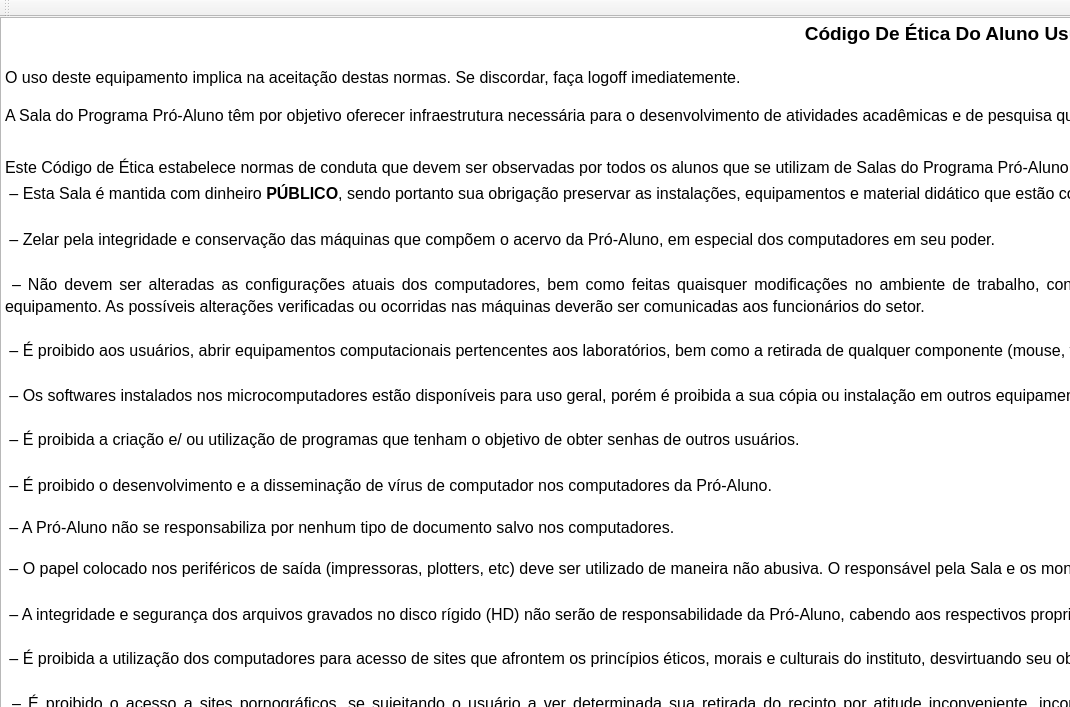
<?xml version="1.0" encoding="UTF-8"?>
<ui version="4.0">
 <class>MainWindow</class>
 <widget class="QMainWindow" name="MainWindow">
  <property name="geometry">
   <rect>
    <x>0</x>
    <y>0</y>
    <width>1070</width>
    <height>707</height>
   </rect>
  </property>
  <property name="font">
   <font>
    <family>Segoe UI</family>
   </font>
  </property>
  <property name="windowTitle">
   <string>Código de Ética - Projeto Schenberg</string>
  </property>
  <widget class="QWidget" name="centralWidget">
   <widget class="QTextBrowser" name="textBrowser">
    <property name="geometry">
     <rect>
      <x>0</x>
      <y>0</y>
      <width>1920</width>
      <height>1080</height>
     </rect>
    </property>
    <property name="sizePolicy">
     <sizepolicy hsizetype="Maximum" vsizetype="Maximum">
      <horstretch>0</horstretch>
      <verstretch>0</verstretch>
     </sizepolicy>
    </property>
    <property name="font">
     <font>
      <family>Segoe UI</family>
      <pointsize>12</pointsize>
     </font>
    </property>
    <property name="html">
     <string>&lt;!DOCTYPE HTML PUBLIC &quot;-//W3C//DTD HTML 4.0//EN&quot; &quot;http://www.w3.org/TR/REC-html40/strict.dtd&quot;&gt;
&lt;html&gt;&lt;head&gt;&lt;meta name=&quot;qrichtext&quot; content=&quot;1&quot; /&gt;&lt;style type=&quot;text/css&quot;&gt;
p, li { white-space: pre-wrap; }
&lt;/style&gt;&lt;/head&gt;&lt;body style=&quot; font-family:'Segoe UI'; font-size:12pt; font-weight:400; font-style:normal;&quot;&gt;
&lt;p align=&quot;center&quot; style=&quot; margin-top:0px; margin-bottom:0px; margin-left:0px; margin-right:0px; -qt-block-indent:0; text-indent:0px; line-height:120%;&quot;&gt;&lt;span style=&quot; font-family:'Chilanka'; font-size:14pt; font-weight:600; color:#000000; background-color:transparent;&quot;&gt;Código De Ética Do Aluno Usuário&lt;/span&gt;&lt;/p&gt;
&lt;p align=&quot;justify&quot; style=&quot; margin-top:0px; margin-bottom:0px; margin-left:0px; margin-right:0px; -qt-block-indent:0; text-indent:0px;&quot;&gt;&lt;br /&gt;&lt;span style=&quot; font-family:'Chilanka'; color:#000000; background-color:transparent;&quot;&gt;O uso deste equipamento implica na aceitação destas normas. Se discordar, faça logoff imediatemente.&lt;/span&gt;&lt;/p&gt;
&lt;p align=&quot;justify&quot; style=&quot;-qt-paragraph-type:empty; margin-top:0px; margin-bottom:0px; margin-left:0px; margin-right:0px; -qt-block-indent:0; text-indent:0px;&quot;&gt;&lt;br /&gt;&lt;/p&gt;
&lt;p align=&quot;justify&quot; style=&quot; margin-top:0px; margin-bottom:0px; margin-left:0px; margin-right:0px; -qt-block-indent:0; text-indent:0px; line-height:138%;&quot;&gt;&lt;span style=&quot; font-family:'Chilanka'; color:#000000; background-color:transparent;&quot;&gt;A Sala do Programa Pró-Aluno têm por objetivo oferecer infraestrutura necessária para o desenvolvimento de atividades acadêmicas e de pesquisa que necessitam de recursos computacionais.&lt;/span&gt;&lt;/p&gt;
&lt;p align=&quot;justify&quot; style=&quot;-qt-paragraph-type:empty; margin-top:0px; margin-bottom:0px; margin-left:0px; margin-right:0px; -qt-block-indent:0; text-indent:0px; line-height:138%; font-family:'Chilanka'; color:#000000;&quot;&gt;&lt;br /&gt;&lt;/p&gt;
&lt;p align=&quot;justify&quot; style=&quot; margin-top:0px; margin-bottom:0px; margin-left:0px; margin-right:0px; -qt-block-indent:0; text-indent:0px; line-height:138%;&quot;&gt;&lt;span style=&quot; font-family:'Chilanka'; color:#000000; background-color:transparent;&quot;&gt;Este Código de Ética estabelece normas de conduta que devem ser observadas por todos os alunos que se utilizam de Salas do Programa Pró-Aluno e implica a aceitação das regras descritas a seguir:&lt;/span&gt;&lt;/p&gt;
&lt;p align=&quot;justify&quot; style=&quot; margin-top:0px; margin-bottom:0px; margin-left:0px; margin-right:0px; -qt-block-indent:0; text-indent:0px; line-height:120%;&quot;&gt;&lt;span style=&quot; font-family:'Chilanka'; color:#000000; background-color:transparent;&quot;&gt; – Esta Sala é mantida com dinheiro &lt;/span&gt;&lt;span style=&quot; font-family:'Chilanka'; font-weight:696; color:#000000; background-color:transparent;&quot;&gt;PÚBLICO&lt;/span&gt;&lt;span style=&quot; font-family:'Chilanka'; color:#000000; background-color:transparent;&quot;&gt;, sendo portanto sua obrigação preservar as instalações, equipamentos e material didático que estão colocados à sua disposição. &lt;/span&gt;&lt;/p&gt;
&lt;p align=&quot;justify&quot; style=&quot;-qt-paragraph-type:empty; margin-top:0px; margin-bottom:0px; margin-left:0px; margin-right:0px; -qt-block-indent:0; text-indent:0px; line-height:120%; font-family:'Chilanka'; color:#000000;&quot;&gt;&lt;br /&gt;&lt;/p&gt;
&lt;p align=&quot;justify&quot; style=&quot; margin-top:0px; margin-bottom:0px; margin-left:0px; margin-right:0px; -qt-block-indent:0; text-indent:0px; line-height:120%;&quot;&gt;&lt;span style=&quot; font-family:'Chilanka'; color:#000000; background-color:transparent;&quot;&gt; – Zelar pela integridade e conservação das máquinas que compõem o acervo da Pró-Aluno, em especial dos computadores em seu poder.&lt;/span&gt;&lt;/p&gt;
&lt;p align=&quot;justify&quot; style=&quot;-qt-paragraph-type:empty; margin-top:0px; margin-bottom:0px; margin-left:0px; margin-right:0px; -qt-block-indent:0; text-indent:0px; line-height:120%; font-family:'Chilanka'; color:#000000;&quot;&gt;&lt;br /&gt;&lt;/p&gt;
&lt;p align=&quot;justify&quot; style=&quot; margin-top:0px; margin-bottom:0px; margin-left:0px; margin-right:0px; -qt-block-indent:0; text-indent:0px; line-height:120%;&quot;&gt;&lt;span style=&quot; font-family:'Chilanka'; color:#000000; background-color:transparent;&quot;&gt; – Não devem ser alteradas as configurações atuais dos computadores, bem como feitas quaisquer modificações no ambiente de trabalho, contendo diretórios, criação de senhas de acesso ou outras definições que possam alterar o padrão de operação do equipamento. As possíveis alterações verificadas ou ocorridas nas máquinas deverão ser comunicadas aos funcionários do setor.&lt;/span&gt;&lt;br /&gt;&lt;/p&gt;
&lt;p align=&quot;justify&quot; style=&quot; margin-top:0px; margin-bottom:0px; margin-left:0px; margin-right:0px; -qt-block-indent:0; text-indent:0px; line-height:120%;&quot;&gt;&lt;span style=&quot; font-family:'Chilanka'; color:#000000; background-color:transparent;&quot;&gt; – É proibido aos usuários, abrir equipamentos computacionais pertencentes aos laboratórios, bem como a retirada de qualquer componente (mouse, teclado, etc.), independentemente de qualquer justificativa ou motivo.&lt;/span&gt;&lt;br /&gt;&lt;/p&gt;
&lt;p align=&quot;justify&quot; style=&quot; margin-top:0px; margin-bottom:0px; margin-left:0px; margin-right:0px; -qt-block-indent:0; text-indent:0px; line-height:120%;&quot;&gt;&lt;span style=&quot; font-family:'Chilanka'; color:#000000; background-color:transparent;&quot;&gt; – Os softwares instalados nos microcomputadores estão disponíveis para uso geral, porém é proibida a sua cópia ou instalação em outros equipamentos.&lt;/span&gt;&lt;br /&gt;&lt;/p&gt;
&lt;p align=&quot;justify&quot; style=&quot; margin-top:0px; margin-bottom:0px; margin-left:0px; margin-right:0px; -qt-block-indent:0; text-indent:0px; line-height:120%;&quot;&gt;&lt;span style=&quot; font-family:'Chilanka'; color:#000000; background-color:transparent;&quot;&gt; – É proibida a criação e/ ou utilização de programas que tenham o objetivo de obter senhas de outros usuários.&lt;/span&gt;&lt;/p&gt;
&lt;p align=&quot;justify&quot; style=&quot;-qt-paragraph-type:empty; margin-top:0px; margin-bottom:0px; margin-left:0px; margin-right:0px; -qt-block-indent:0; text-indent:0px; line-height:120%;&quot;&gt;&lt;br /&gt;&lt;/p&gt;
&lt;p align=&quot;justify&quot; style=&quot; margin-top:0px; margin-bottom:0px; margin-left:0px; margin-right:0px; -qt-block-indent:0; text-indent:0px; line-height:120%;&quot;&gt;&lt;span style=&quot; font-family:'Chilanka'; color:#000000; background-color:transparent;&quot;&gt; – É proibido o desenvolvimento e a disseminação de vírus de computador nos computadores da Pró-Aluno.&lt;/span&gt;&lt;/p&gt;
&lt;p align=&quot;justify&quot; style=&quot;-qt-paragraph-type:empty; margin-top:0px; margin-bottom:0px; margin-left:0px; margin-right:0px; -qt-block-indent:0; text-indent:0px;&quot;&gt;&lt;br /&gt;&lt;/p&gt;
&lt;p align=&quot;justify&quot; style=&quot; margin-top:0px; margin-bottom:0px; margin-left:0px; margin-right:0px; -qt-block-indent:0; text-indent:0px; line-height:120%;&quot;&gt;&lt;span style=&quot; font-family:'Chilanka'; color:#000000; background-color:transparent;&quot;&gt; – A Pró-Aluno não se responsabiliza por nenhum tipo de documento salvo nos computadores.&lt;/span&gt;&lt;/p&gt;
&lt;p align=&quot;justify&quot; style=&quot;-qt-paragraph-type:empty; margin-top:0px; margin-bottom:0px; margin-left:0px; margin-right:0px; -qt-block-indent:0; text-indent:0px;&quot;&gt;&lt;br /&gt;&lt;/p&gt;
&lt;p align=&quot;justify&quot; style=&quot; margin-top:0px; margin-bottom:0px; margin-left:0px; margin-right:0px; -qt-block-indent:0; text-indent:0px; line-height:120%;&quot;&gt;&lt;span style=&quot; font-family:'Chilanka'; color:#000000; background-color:transparent;&quot;&gt; – O papel colocado nos periféricos de saída (impressoras, plotters, etc) deve ser utilizado de maneira não abusiva. O responsável pela Sala e os monitores da Unidade estão autorizados a interromper as impressões que não respeitarem esse compromisso.&lt;/span&gt;&lt;/p&gt;
&lt;p align=&quot;justify&quot; style=&quot;-qt-paragraph-type:empty; margin-top:0px; margin-bottom:0px; margin-left:0px; margin-right:0px; -qt-block-indent:0; text-indent:0px; line-height:120%; font-family:'Chilanka'; color:#000000;&quot;&gt;&lt;br /&gt;&lt;/p&gt;
&lt;p align=&quot;justify&quot; style=&quot; margin-top:0px; margin-bottom:0px; margin-left:0px; margin-right:0px; -qt-block-indent:0; text-indent:0px; line-height:120%;&quot;&gt;&lt;span style=&quot; font-family:'Chilanka'; color:#000000; background-color:transparent;&quot;&gt; – A integridade e segurança dos arquivos gravados no disco rígido (HD) não serão de responsabilidade da Pró-Aluno, cabendo aos respectivos proprietários a guarda de uma cópia em seu poder.&lt;/span&gt;&lt;br /&gt;&lt;/p&gt;
&lt;p align=&quot;justify&quot; style=&quot; margin-top:0px; margin-bottom:0px; margin-left:0px; margin-right:0px; -qt-block-indent:0; text-indent:0px; line-height:120%;&quot;&gt;&lt;span style=&quot; font-family:'Chilanka'; color:#000000; background-color:transparent;&quot;&gt; – É proibida a utilização dos computadores para acesso de sites que afrontem os princípios éticos, morais e culturais do instituto, desvirtuando seu objetivo e finalidade. &lt;/span&gt;&lt;br /&gt;&lt;/p&gt;
&lt;p align=&quot;justify&quot; style=&quot; margin-top:0px; margin-bottom:0px; margin-left:0px; margin-right:0px; -qt-block-indent:0; text-indent:0px; line-height:120%;&quot;&gt;&lt;span style=&quot; font-family:'Chilanka'; color:#000000; background-color:transparent;&quot;&gt; – É proibido o acesso a sites pornográficos, se sujeitando o usuário a ver determinada sua retirada do recinto por atitude inconveniente, incompatível com o local frequentado sujeitando-se a ser punido de acordo com as normas da Instituição. &lt;/span&gt;&lt;span style=&quot; font-family:'Chilanka'; font-weight:696; color:#000000; background-color:transparent;&quot;&gt;Utilizar os computadores disponíveis apenas para fins acadêmicos.&lt;/span&gt;&lt;/p&gt;
&lt;p align=&quot;justify&quot; style=&quot;-qt-paragraph-type:empty; margin-top:0px; margin-bottom:0px; margin-left:0px; margin-right:0px; -qt-block-indent:0; text-indent:0px;&quot;&gt;&lt;br /&gt;&lt;/p&gt;
&lt;p align=&quot;justify&quot; style=&quot; margin-top:0px; margin-bottom:0px; margin-left:0px; margin-right:0px; -qt-block-indent:0; text-indent:0px; line-height:120%;&quot;&gt;&lt;span style=&quot; font-family:'Chilanka'; font-weight:696; color:#000000; background-color:transparent;&quot;&gt; – A violação destas regras acarreta ao aluno infrator penalidades que variam de SUSPENSÃO TEMPORÁRIA do acesso aos recursos disponíveis nesta sala até a sua ELIMINAÇÃO do Programa, dependendo da gravidade. Essas penalidades, quando aplicadas, serão comunicadas ao aluno.&lt;/span&gt;&lt;/p&gt;
&lt;p align=&quot;justify&quot; style=&quot;-qt-paragraph-type:empty; margin-top:0px; margin-bottom:0px; margin-left:0px; margin-right:0px; -qt-block-indent:0; text-indent:0px; line-height:120%; font-family:'Chilanka'; font-weight:696; color:#000000;&quot;&gt;&lt;br /&gt;&lt;/p&gt;
&lt;p align=&quot;justify&quot; style=&quot; margin-top:0px; margin-bottom:0px; margin-left:0px; margin-right:0px; -qt-block-indent:0; text-indent:0px; line-height:120%;&quot;&gt;&lt;span style=&quot; font-family:'Chilanka'; color:#000000; background-color:transparent;&quot;&gt; – Não deixar lixo em cima das máquinas, mesas ou no chão.&lt;/span&gt;&lt;/p&gt;
&lt;p align=&quot;justify&quot; style=&quot;-qt-paragraph-type:empty; margin-top:0px; margin-bottom:0px; margin-left:0px; margin-right:0px; -qt-block-indent:0; text-indent:0px;&quot;&gt;&lt;br /&gt;&lt;/p&gt;
&lt;p align=&quot;justify&quot; style=&quot; margin-top:0px; margin-bottom:0px; margin-left:0px; margin-right:0px; -qt-block-indent:0; text-indent:0px; line-height:120%;&quot;&gt;&lt;span style=&quot; font-family:'Chilanka'; color:#000000; background-color:transparent;&quot;&gt; – É responsabilidade do usuário desligar o computador após sua utilização. Desligar os equipamentos ao terminar as suas atividades e organizar a sala antes de sair.&lt;/span&gt;&lt;/p&gt;
&lt;p align=&quot;justify&quot; style=&quot;-qt-paragraph-type:empty; margin-top:0px; margin-bottom:0px; margin-left:0px; margin-right:0px; -qt-block-indent:0; text-indent:0px;&quot;&gt;&lt;br /&gt;&lt;/p&gt;
&lt;p align=&quot;justify&quot; style=&quot; margin-top:0px; margin-bottom:0px; margin-left:0px; margin-right:0px; -qt-block-indent:0; text-indent:0px; line-height:120%;&quot;&gt;&lt;span style=&quot; font-family:'Chilanka'; color:#000000; background-color:transparent;&quot;&gt; – Para obter informações mais detalhadas ou em caso de dúvidas/sugestões, procure o responsável pela sala ou os monitores.&lt;/span&gt;&lt;/p&gt;&lt;/body&gt;&lt;/html&gt;</string>
    </property>
    <property name="textInteractionFlags">
     <set>Qt::NoTextInteraction</set>
    </property>
   </widget>
  </widget>
  <widget class="QMenuBar" name="menuBar">
   <property name="geometry">
    <rect>
     <x>0</x>
     <y>0</y>
     <width>1070</width>
     <height>21</height>
    </rect>
   </property>
  </widget>
  <widget class="QToolBar" name="mainToolBar">
   <attribute name="toolBarArea">
    <enum>TopToolBarArea</enum>
   </attribute>
   <attribute name="toolBarBreak">
    <bool>false</bool>
   </attribute>
  </widget>
 </widget>
 <layoutdefault spacing="6" margin="11"/>
 <resources/>
 <connections/>
</ui>
